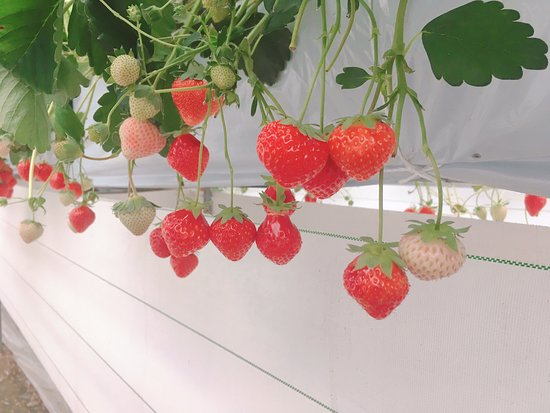
#> input picture morangos_teste/morango_teste.png, 550 x 413 px, found by its file name
$ jupyter execute plota_morangos.ipynb
#> lines starting #> are read from the running program, lines starting #| are printed output that depends on the picture; after the words box and inside, x2 and y2 are one past the last pixel; in counts of white or black regions, pixels touching at a corner belong together
[cell 1]
import cv2
import matplotlib.pyplot as plt

# Carregue a imagem
image_path = 'morango_teste.png'
image = cv2.imread(image_path)
#> image is the input picture: shape (413, 550, 3); mean B, G, R 150.1, 162.6, 177.4

# Converter BGR em RGB
image = cv2.cvtColor(image, cv2.COLOR_BGR2RGB)

# Dadas caixas delimitadoras para morangos maduros (como xmin, ymin, xmax, ymax)
bboxes = [[0.47274077,0.58707494,0.2854583,0.4557554],[0.38386354,0.46189192,0.50421846,0.6341344],[0.2949206,0.38118654,0.50342536,0.627008],[0.624461,0.73610157,0.60127795,0.7708696],[0.12869212,0.17150074,0.49227244,0.56483084],[0.6031045,0.7159714,0.28323108,0.43136933],[0.46856856,0.545293,0.5065991,0.64129704],[0.30468142,0.37814146,0.3283289,0.43520877],[0.9547271,0.9923496,0.46592316,0.51875466],[0.27579346,0.30686563,0.54058605,0.6192457],[0.32066557,0.3903836,0.19143853,0.29733202],[7.48069E-4,0.025696214,0.36952698,0.4785216],[0.12622298,0.14776722,0.43715495,0.48533863],[0.52638286,0.6597346,0.2883039,0.44680235],[0.4790356,0.5451013,0.45290494,0.5188672],[0.0,0.0,0.0,0.0],[0.0,0.0,0.0,0.0],[0.0,0.0,0.0,0.0],[0.0,0.0,0.0,0.0],[0.0,0.0,0.0,0.0],[0.0,0.0,0.0,0.0],[0.0,0.0,0.0,0.0],[0.0,0.0,0.0,0.0],[0.0,0.0,0.0,0.0],[0.0,0.0,0.0,0.0],[0.0,0.0,0.0,0.0],[0.0,0.0,0.0,0.0],[0.0,0.0,0.0,0.0],[0.0,0.0,0.0,0.0],[0.0,0.0,0.0,0.0],[0.0,0.0,0.0,0.0],[0.0,0.0,0.0,0.0],[0.0,0.0,0.0,0.0],[0.0,0.0,0.0,0.0],[0.0,0.0,0.0,0.0],[0.0,0.0,0.0,0.0],[0.0,0.0,0.0,0.0],[0.0,0.0,0.0,0.0],[0.0,0.0,0.0,0.0],[0.0,0.0,0.0,0.0]]

# Função para desenhar caixas delimitadoras na imagem
def draw_boxes(image, boxes):
    h, w, _ = image.shape  # Get the dimensions of the image
#> h = 413; w = 550
    for box in boxes:
        # Converter de coordenadas relativas em absolutas
        xmin, ymin, xmax, ymax = box
        pt1 = (int(xmin * w), int(ymin * h))
        pt2 = (int(xmax * w), int(ymax * h))

        # Desenhe o retângulo
        image = cv2.rectangle(image, pt1, pt2, (0, 255, 0), 2)
#> this loop made 40 passes
#> pass 1, in draw_boxes, `image = cv2.rectangle(image, pt1, pt2, (0, 255, 0), 2)`:
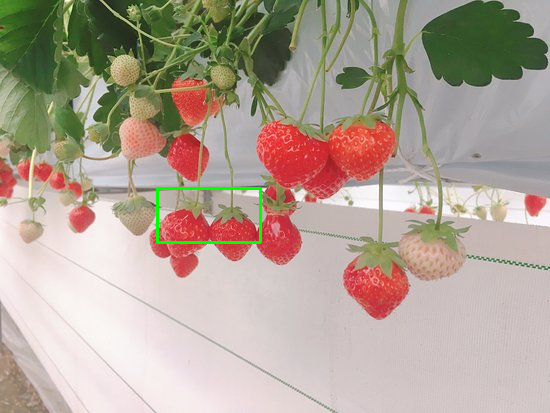
#> image: shape (413, 550, 3); mean R, G, B 176.6, 163.1, 149.6
#> pass 2, in draw_boxes, `image = cv2.rectangle(image, pt1, pt2, (0, 255, 0), 2)`:
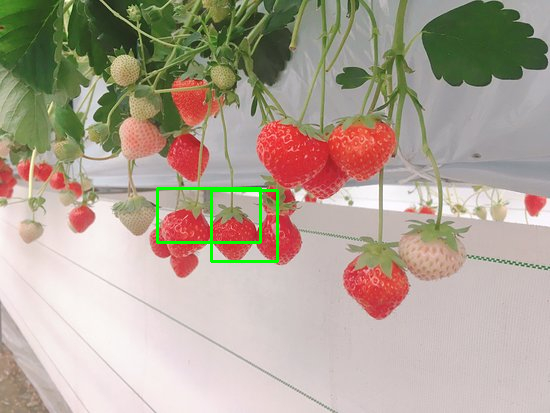
#> image: shape (413, 550, 3); 0.33% of pixels changed, all inside (x1, y1, x2, y2) = (210, 189, 279, 263)
#> pass 3, in draw_boxes, `image = cv2.rectangle(image, pt1, pt2, (0, 255, 0), 2)`:
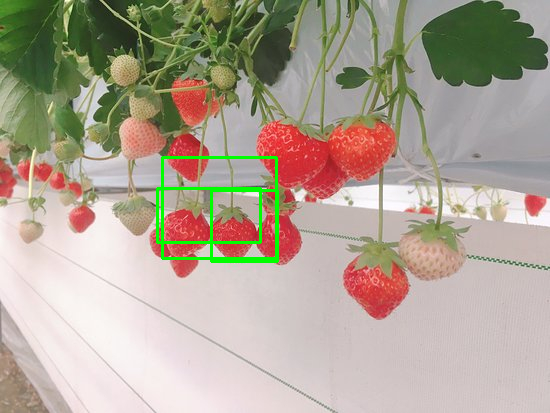
#> image: shape (413, 550, 3); 0.49% of pixels changed, all inside (x1, y1, x2, y2) = (161, 156, 278, 260)
#> after the loop:
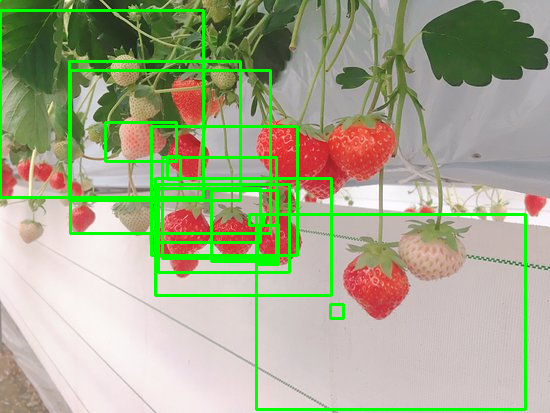
#> image: shape (413, 550, 3); 6.09% of pixels changed, all inside (x1, y1, x2, y2) = (0, 0, 527, 411)
    return image

#Desenhe as caixas delimitadoras na imagem
boxed_image = draw_boxes(image, bboxes)

# Exibir a imagem com caixas delimitadoras
plt.figure(figsize=(10,10))
plt.imshow(boxed_image)
plt.axis('off') # Ocultar o eixo
plt.show()
